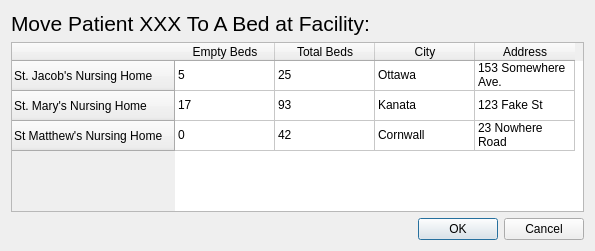
<?xml version="1.0" encoding="UTF-8"?>
<ui version="4.0">
 <class>MovePatientToBed</class>
 <widget class="QDialog" name="MovePatientToBed">
  <property name="geometry">
   <rect>
    <x>0</x>
    <y>0</y>
    <width>595</width>
    <height>251</height>
   </rect>
  </property>
  <property name="windowTitle">
   <string>Move Patient To A Bed</string>
  </property>
  <layout class="QGridLayout" name="gridLayout">
   <item row="0" column="0" colspan="2">
    <widget class="QLabel" name="label">
     <property name="font">
      <font>
       <pointsize>16</pointsize>
      </font>
     </property>
     <property name="text">
      <string>Move Patient XXX To A Bed at Facility:</string>
     </property>
    </widget>
   </item>
   <item row="1" column="0" colspan="2">
    <widget class="QTableWidget" name="tableWidget">
     <row>
      <property name="text">
       <string>St. Jacob's Nursing Home</string>
      </property>
     </row>
     <row>
      <property name="text">
       <string>St. Mary's Nursing Home</string>
      </property>
     </row>
     <row>
      <property name="text">
       <string>St Matthew's Nursing Home</string>
      </property>
     </row>
     <column>
      <property name="text">
       <string>Empty Beds</string>
      </property>
     </column>
     <column>
      <property name="text">
       <string>Total Beds</string>
      </property>
     </column>
     <column>
      <property name="text">
       <string>City</string>
      </property>
     </column>
     <column>
      <property name="text">
       <string>Address</string>
      </property>
     </column>
     <item row="0" column="0">
      <property name="text">
       <string>5</string>
      </property>
     </item>
     <item row="0" column="1">
      <property name="text">
       <string>25</string>
      </property>
     </item>
     <item row="0" column="2">
      <property name="text">
       <string>Ottawa</string>
      </property>
     </item>
     <item row="0" column="3">
      <property name="text">
       <string>153 Somewhere Ave.</string>
      </property>
     </item>
     <item row="1" column="0">
      <property name="text">
       <string>17</string>
      </property>
     </item>
     <item row="1" column="1">
      <property name="text">
       <string>93</string>
      </property>
     </item>
     <item row="1" column="2">
      <property name="text">
       <string>Kanata</string>
      </property>
     </item>
     <item row="1" column="3">
      <property name="text">
       <string>123 Fake St</string>
      </property>
     </item>
     <item row="2" column="0">
      <property name="text">
       <string>0</string>
      </property>
     </item>
     <item row="2" column="1">
      <property name="text">
       <string>42</string>
      </property>
     </item>
     <item row="2" column="2">
      <property name="text">
       <string>Cornwall</string>
      </property>
     </item>
     <item row="2" column="3">
      <property name="text">
       <string>23 Nowhere Road</string>
      </property>
     </item>
    </widget>
   </item>
   <item row="2" column="1">
    <widget class="QDialogButtonBox" name="buttonBox">
     <property name="orientation">
      <enum>Qt::Horizontal</enum>
     </property>
     <property name="standardButtons">
      <set>QDialogButtonBox::Cancel|QDialogButtonBox::Ok</set>
     </property>
    </widget>
   </item>
  </layout>
 </widget>
 <resources/>
 <connections>
  <connection>
   <sender>buttonBox</sender>
   <signal>accepted()</signal>
   <receiver>MovePatientToBed</receiver>
   <slot>accept()</slot>
   <hints>
    <hint type="sourcelabel">
     <x>248</x>
     <y>254</y>
    </hint>
    <hint type="destinationlabel">
     <x>157</x>
     <y>274</y>
    </hint>
   </hints>
  </connection>
  <connection>
   <sender>buttonBox</sender>
   <signal>rejected()</signal>
   <receiver>MovePatientToBed</receiver>
   <slot>reject()</slot>
   <hints>
    <hint type="sourcelabel">
     <x>316</x>
     <y>260</y>
    </hint>
    <hint type="destinationlabel">
     <x>286</x>
     <y>274</y>
    </hint>
   </hints>
  </connection>
 </connections>
</ui>
